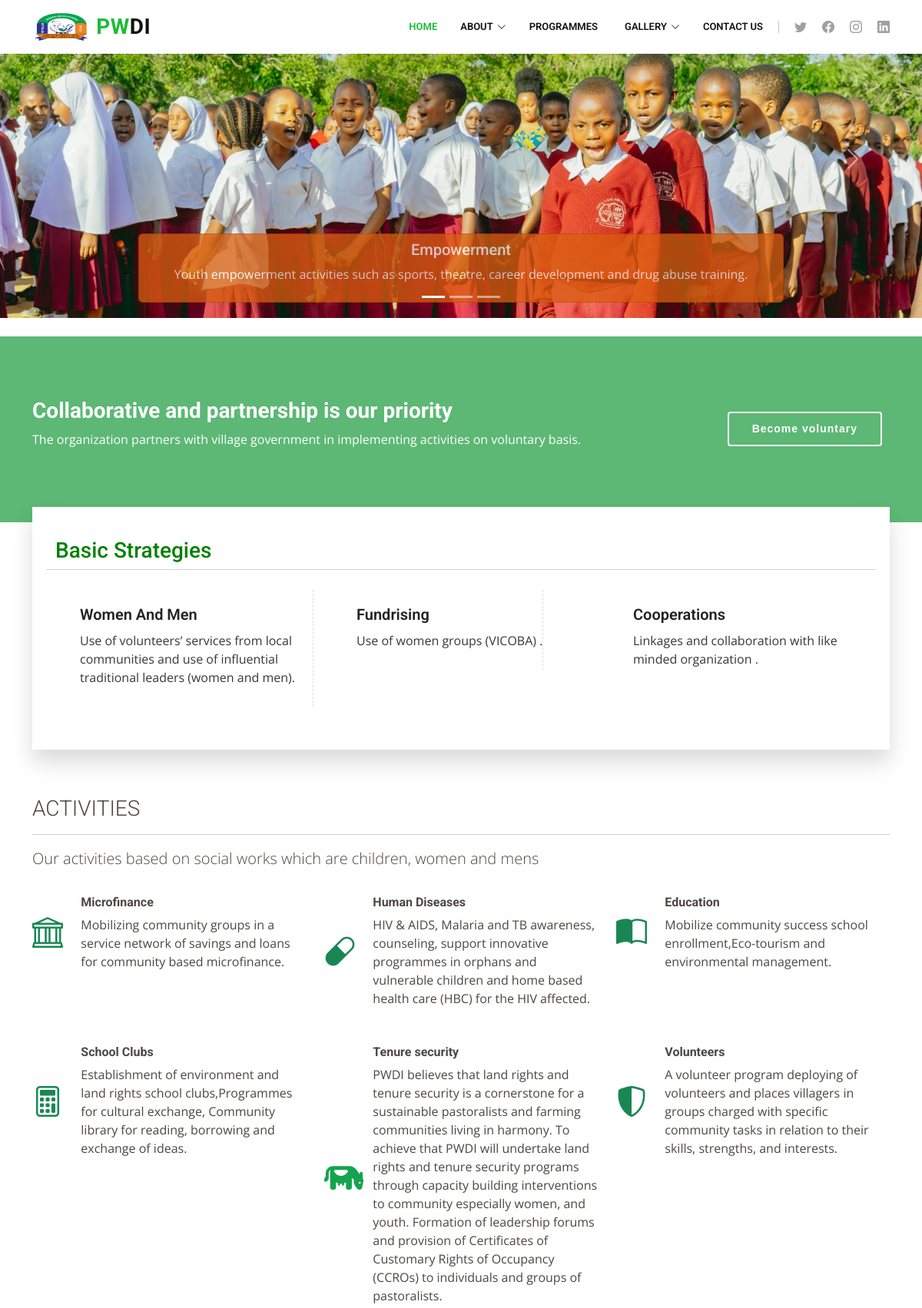
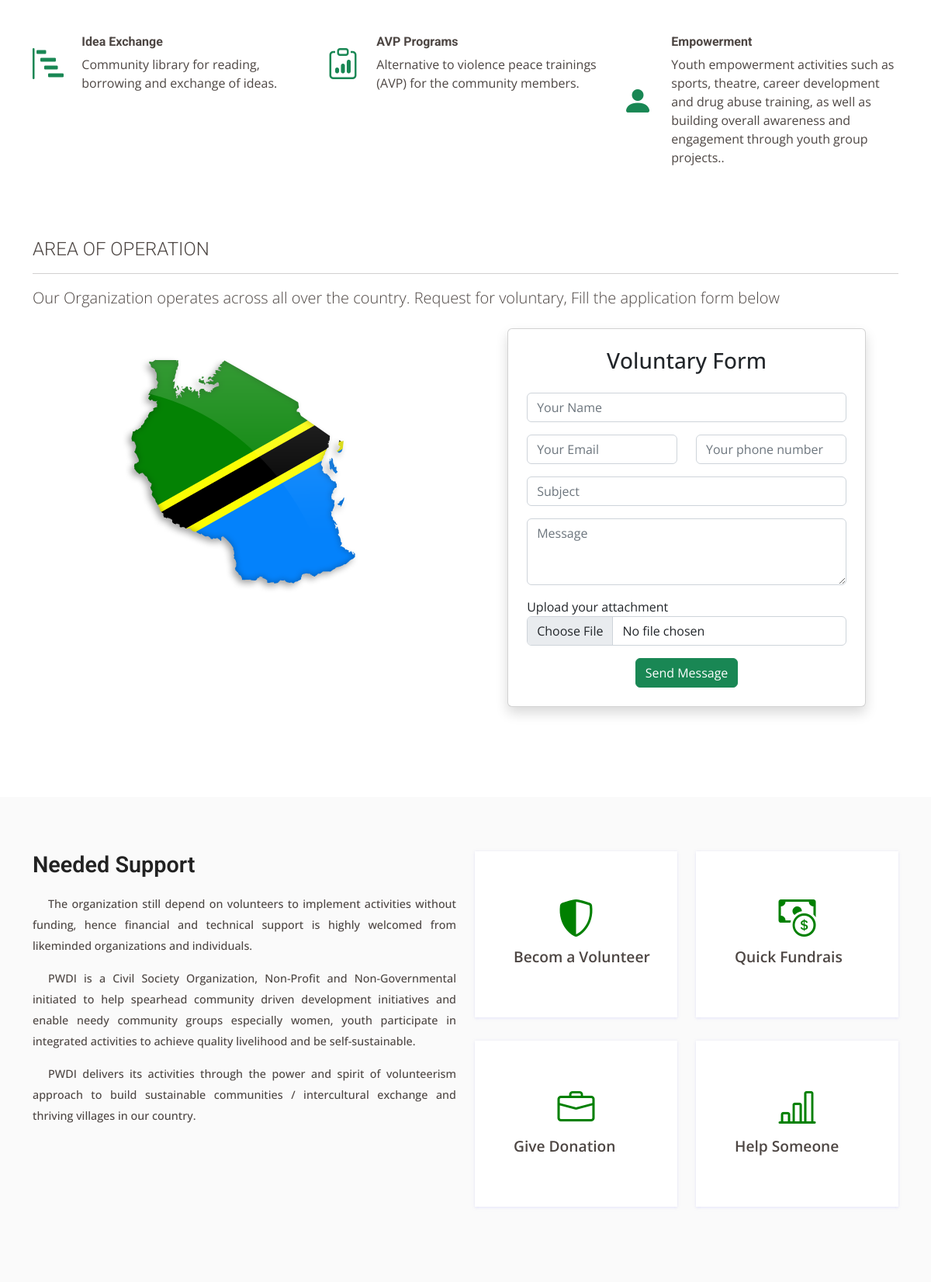
The page / (upper part) on the database its author committed (2 pictures, top to bottom).
### tables this page shows
CREATE TABLE `slide` (
  `slide_id` int(11) NOT NULL,
  `slide_title` varchar(500) NOT NULL,
  `slide_description` varchar(500) NOT NULL,
  `slide_status` enum('enable','disable') NOT NULL,
  `slide_photo` varchar(500) NOT NULL
);

### index.php (the view, shortened to what this page needs)
<?php
include "header.php";
include_once "pwdi_db.php";
?>
<body data-spy="scroll" data-target=".bonyeza" data-offset="50">
  <header>
    <div id="carouselExampleCaptions" class="carousel slide" data-bs-ride="carousel">
      <div class="carousel-indicators">
        <?php
        $sqli2 = "SELECT * FROM `slide` WHERE slide_status='enable' ORDER BY slide_title ASC";
        $result2 = mysqli_query($conn, $sqli2);
        $count2 = mysqli_num_rows($result2);
        $i = 0;
        while ($i < $count2) {
          while ($row2 = mysqli_fetch_assoc($result2)) {
        ?>
            <button type="button" data-bs-target="#carouselExampleCaptions" data-bs-slide-to="<?php echo $i; ?>" <?php if ($i == 0) {
                                                                                                                    echo ' class="active"';
                                                                                                                  } else {
                                                                                                                  }
                                                                                                                  ?> aria-current="true" aria-label="Slide 1"></button>
        <?php
            $i++;
          }
        }
        ?>
      </div>
      <div class="carousel-inner">
        <?php
        $sqli = "SELECT * FROM `slide` WHERE slide_status='enable' ORDER BY slide_title ASC";
        $result = mysqli_query($conn, $sqli);
        $count = mysqli_num_rows($result);
        $i = 0;
        while ($i < $count) {
          while ($row = mysqli_fetch_assoc($result)) {
            $slide_photo = 'slides/' . $row['slide_photo'];
        ?>
            <div <?php if ($i == 0) {
                    echo 'class="carousel-item active"';
                  } else {
                    echo 'class="carousel-item"';
                  } ?> style="background-image: url(<?php echo $slide_photo; ?>);">
              <div class="carousel-caption card second-color p-2 margin opacity-75">
                <h5><?php echo $row['slide_title']; ?></h5>
                <p><?php echo $row['slide_description']; ?></p>
              </div>
            </div>
        <?php
            $i++;
          }
        }
        ?>
      </div>
      <button class="carousel-control-prev" type="button" data-bs-target="#carouselExampleCaptions" data-bs-slide="prev">
        <span class="carousel-control-prev-icon" aria-hidden="true"></span>
      </button>
      <button class="carousel-control-next" type="button" data-bs-target="#carouselExampleCaptions" data-bs-slide="next">
        <span class="carousel-control-next-icon" aria-hidden="true"></span>
      </button>
    </div>
  </header>
  <br>
  <section id="cta" class="cta">
    <div class="container">
      <div class="row">
        <div class="col-lg-9 text-center text-lg-start">
          <h3>Collaborative and partnership is our priority</h3>
          <p>The organization partners with village government in implementing activities on voluntary basis.</p>
        </div>
        <div class="col-lg-3 cta-btn-container text-center bonyeza">
          <a class="cta-btn align-middle" href="#voluntary.form">Become voluntary</a>
        </div>
      </div>
    </div>
  </section>
  <section class="bg-01">
    <div class="container">
      <div class="row">
        <div class="col-12">
          <div class="wrapper">
            <div class="row">
              <h3 style="color: green;">Basic Strategies </h3>
              <hr>
              <div class="col-lg-4 col-md-4 col-sm-6">
                <div class="content">
                  <ol>
                    <li class="dashed">
                      <h3>women and men</h3>
                      <p>Use of volunteers’ services from local communities and use of influential traditional leaders (women and men).</p>
                    </li>
                  </ol>
                </div>
              </div>
              <div class="col-lg-4 col-md-4 col-sm-6">
                <div class="content">
                  <ol>
                    <li class="dashed">
                      <h3>Fundrising</h3>
                      <p>Use of women groups (VICOBA) .</p>
                    </li>
                  </ol>
                </div>
              </div>
              <div class="col-lg-4 col-md-4 col-sm-6">
                <div class="content">
                  <ol>
                    <li>
                      <h3>Cooperations</h3>
                      <p>Linkages and collaboration with like minded organization .</p>
                    </li>
                  </ol>
                </div>
              </div>
            </div>
          </div>
        </div>
      </div>
    </div>
  </section>
  <section class="py-0">
    <div class="container">
      <h3 class="fw-light">ACTIVITIES</h3>
      <hr>
      <p class="lead">Our activities based on social works which are children, women and mens</p>
  </section>
  <main id="main">
    <div class="service-section big-padding">
      <div class="container">
        <div class="service-row row">
          <div class="col-md-4 mb-3">
            <div class="row">
              <div class="col-2 align-self-center pe-0">
                <i class="bi text-success fs-1 bi-bank" style=" color: green;"></i>
              </div>
              <div class="col-10">
                <h4 class="fs-6 fw-bold mt-3">Microfinance</h4>
                <p>Mobilizing community groups in a service network of savings and loans for community based microfinance.</p>
              </div>
            </div>
          </div>
          <div class="col-md-4 mb-3">
            <div class="row">
              <div class="col-2 align-self-center pe-0">
                <i class="bi fs-1 text-success bi bi-capsule" style=" color: green;"></i>
              </div>
              <div class="col-10">
                <h4 class="fs-6 fw-bold mt-3">Human Diseases</h4>
                <p>HIV & AIDS, Malaria and TB awareness, counseling, support innovative programmes in orphans and vulnerable children and home based health care (HBC) for the HIV affected.</p>
              </div>
            </div>
          </div>
          <div class="col-md-4 mb-3">
            <div class="row">
              <div class="col-2 align-self-center pe-0">
                <i class="bi fs-1 text-success bi-book-half"></i>
              </div>
              <div class="col-10">
                <h4 class="fs-6 fw-bold mt-3">Education</h4>
                <p>Mobilize community success school enrollment,Eco-tourism and environmental management.</p>
              </div>
            </div>
          </div>
          <div class="col-md-4 mb-3">
            <div class="row">
              <div class="col-2 align-self-center pe-0">
                <i class="bi fs-1 text-success bi bi-calculator"></i>
              </div>
              <div class="col-10">
                <h4 class="fs-6 fw-bold mt-3">School Clubs</h4>
                <p>Establishment of environment and land rights school clubs,Programmes for cultural exchange, Community library for reading, borrowing and exchange of ideas.</p>
              </div>
            </div>
          </div>
          <div class="col-md-4 mb-3">
            <div class="row">
              <div class="col-2 align-self-center pe-0">
                <i class="bi fs-1 text-success"></i>
              </div>
              <div class="col-10">
                <h4 class="fs-6 fw-bold mt-3">Tenure security</h4>
                <p>PWDI believes that land rights and tenure security is a cornerstone for a sustainable pastoralists and farming communities living in harmony. To achieve that PWDI will undertake land rights and tenure security programs through capacity building interventions to community especially women, and youth. Formation of leadership forums and provision of Certificates of Customary Rights of Occupancy (CCROs) to individuals and groups of pastoralists.</p>
              </div>
            </div>
          </div>
          <div class="col-md-4 mb-3">
            <div class="row">
              <div class="col-2 align-self-center pe-0">
                <i class="bi  fs-1 text-success bi-shield-shaded"></i>
              </div>
              <div class="col-10">
                <h4 class="fs-6 fw-bold mt-3">Volunteers</h4>
                <p>A volunteer program deploying of volunteers and places villagers in groups charged with specific community tasks in relation to their skills, strengths, and interests.</p>
              </div>
            </div>
          </div>
          <div class="col-md-4 mb-3">
            <div class="row">
              <div class="col-2 align-self-center pe-0">
                <i class="bi text-success fs-1  bi-bar-chart-steps"></i>
              </div>
              <div class="col-10">
                <h4 class="fs-6 fw-bold mt-3">Idea Exchange</h4>
                <p> Community library for reading, borrowing and exchange of ideas.</p>
              </div>
            </div>
          </div>
          <div class="col-md-4 mb-3">
            <div class="row">
              <div class="col-2 align-self-center pe-0">
                <i class="bi text-success fs-1 bi bi-clipboard-data"></i>
              </div>
              <div class="col-10">
                <h4 class="fs-6 fw-bold mt-3">AVP Programs</h4>
                <p>Alternative to violence peace trainings (AVP) for the community members.</p>
              </div>
            </div>
          </div>
          <div class="col-md-4 mb-3">
            <div class="row">
              <div class="col-2 align-self-center pe-0">
                <i class="bi text-success fs-1 bi bi-person-fill"></i>
              </div>
              <div class="col-10">
                <h4 class="fs-6 fw-bold mt-3">Empowerment</h4>
                <p>Youth empowerment activities such as sports, theatre, career development and drug abuse training, as well as building overall awareness and engagement through youth group projects..</p>
              </div>
            </div>
          </div>
        </div>
      </div>
    </div>
    <section class="py-10" id="voluntary.form">
      <div class="container">
        <div class="row">
          <div class="">
            <h4 class="fw-light">AREA OF OPERATION</h4>
            <hr>
            <p class="lead">Our Organization operates across all over the country. Request for voluntary, Fill the application form below</p>
          </div>
          <div class="col-lg-6">
            <div class="contact-from mt-20">
              <div class="main-form pt-10">
                <div class="">
                  <center><img src="assets/img/map/nchi1.png" class="mt-4"></center>
                </div>
              </div>
            </div>
          </div>
          <div class="col-lg-6">
            <div class="contact row mt-0 justify-content-center p-2" data-aos="fade-up">
              <div class="col-lg-10 card bg-white py-4 px-4 shadow p-3 mb-5 bg-body rounded">
                <form action="" method="post" role="form" enctype="multipart/form-data">
                  <div class="row">
                    <p class="text-center text-dark h3">Voluntary Form</p>
                    <div class="col-md-12 form-group mt-3">
                      <input type="text" name="name" class="form-control" id="name" placeholder="Your Name" required>
                    </div>
                    <div class="col-md-6 form-group mt-3">
                      <input type="email" class="form-control" name="email" id="email" placeholder="Your Email" required>
                    </div>
                    <div class="col-md-6 form-group mt-3">
                      <input type="text" name="phonenumber" class="form-control" id="name" placeholder="Your phone number" required>
                    </div>
                  </div>
                  <div class="form-group mt-3">
                    <input type="text" class="form-control" name="subject" id="subject" placeholder="Subject" required>
                  </div>
                  <div class="form-group mt-3">
                    <textarea class="form-control" name="message" rows="3" placeholder="Message" required></textarea>
                  </div>
                  <div class="form-group mt-3">
                    <label for="label">Upload your attachment</label>
                    <input type="file" class="form-control custom-file-input" name="file" accept=".pdf" required />
                  </div>
                  <div class="text-center mt-3"><button type="submit" name="submit" class="btn btn-md btn-success text-white">Send Message</button></div>
                </form>
              </div>
            </div>
          </div>
        </div>
      </div>
    </section>
    <section class="about-001">
      <div class="container">
        <div class="row">
          <div class="text-part col-md-6">
            <h2>Needed Support</h2>
            <p style="text-align: justify;">The organization still depend on volunteers to implement activities without funding, hence financial and technical support is highly welcomed from likeminded organizations and individuals.</p>
            <p>PWDI is a Civil Society Organization, Non-Profit and Non-Governmental initiated to help spearhead community driven development initiatives and enable needy community groups especially women, youth participate in integrated activities to achieve quality livelihood and be self-sustainable.</p>
            <p> PWDI delivers its activities through the power and spirit of volunteerism approach to build sustainable communities / intercultural exchange and thriving villages in our country.</p>
          </div>
          <div class="image-part col-md-6">
            <div class="about-quick-box row">
              <div class="col-md-6">
                <div class="about-qcard">
                  <i class="bi bi-shield-shaded" style=" color: green;"></i>
                  <p>Becom a Volunteer</p>
                </div>
              </div>
              <div class="col-md-6">
                <div class="about-qcard ">
                  <i class="bi bi-cash-coin" style=" color: green;"></i>
                  <p>Quick Fundrais</p>
                </div>
              </div>
              <div class="col-md-6">
                <div class="about-qcard ">
                  <i class="bi bi-briefcase" style=" color: green;"></i>
                  <p>Give Donation</p>
                </div>
              </div>
              <div class="col-md-6">
                <div class="about-qcard ">
                  <div class="icon"><i class="bi bi-bar-chart-line" style=" color: green;"></i></div>
                  <p>Help Someone</p>
                </div>
              </div>
            </div>
          </div>
        </div>
      </div>
    </section>
  </main>
</body>
</html>

### rows shown on the page
slide: slide_photo (picture), slide_title "Empowerment", slide_description "Youth empowerment activities such as sports, theatre, career development and drug abuse training."
